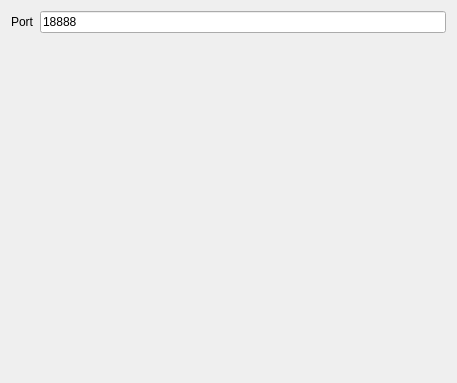
<?xml version="1.0" encoding="UTF-8"?>
<ui version="4.0">
 <class>LogServerPrefWidget</class>
 <widget class="QWidget" name="LogServerPrefWidget">
  <property name="geometry">
   <rect>
    <x>0</x>
    <y>0</y>
    <width>457</width>
    <height>383</height>
   </rect>
  </property>
  <property name="windowTitle">
   <string>Log Server</string>
  </property>
  <layout class="QVBoxLayout" name="verticalLayout">
   <item>
    <layout class="QFormLayout" name="formLayout">
     <item row="0" column="0">
      <widget class="QLabel" name="mLogServerPortLabel">
       <property name="text">
        <string>Port</string>
       </property>
      </widget>
     </item>
     <item row="0" column="1">
      <widget class="QLineEdit" name="mLogServerPortLineEdit">
       <property name="text">
        <string>18888</string>
       </property>
      </widget>
     </item>
    </layout>
   </item>
  </layout>
 </widget>
 <resources/>
 <connections/>
</ui>
